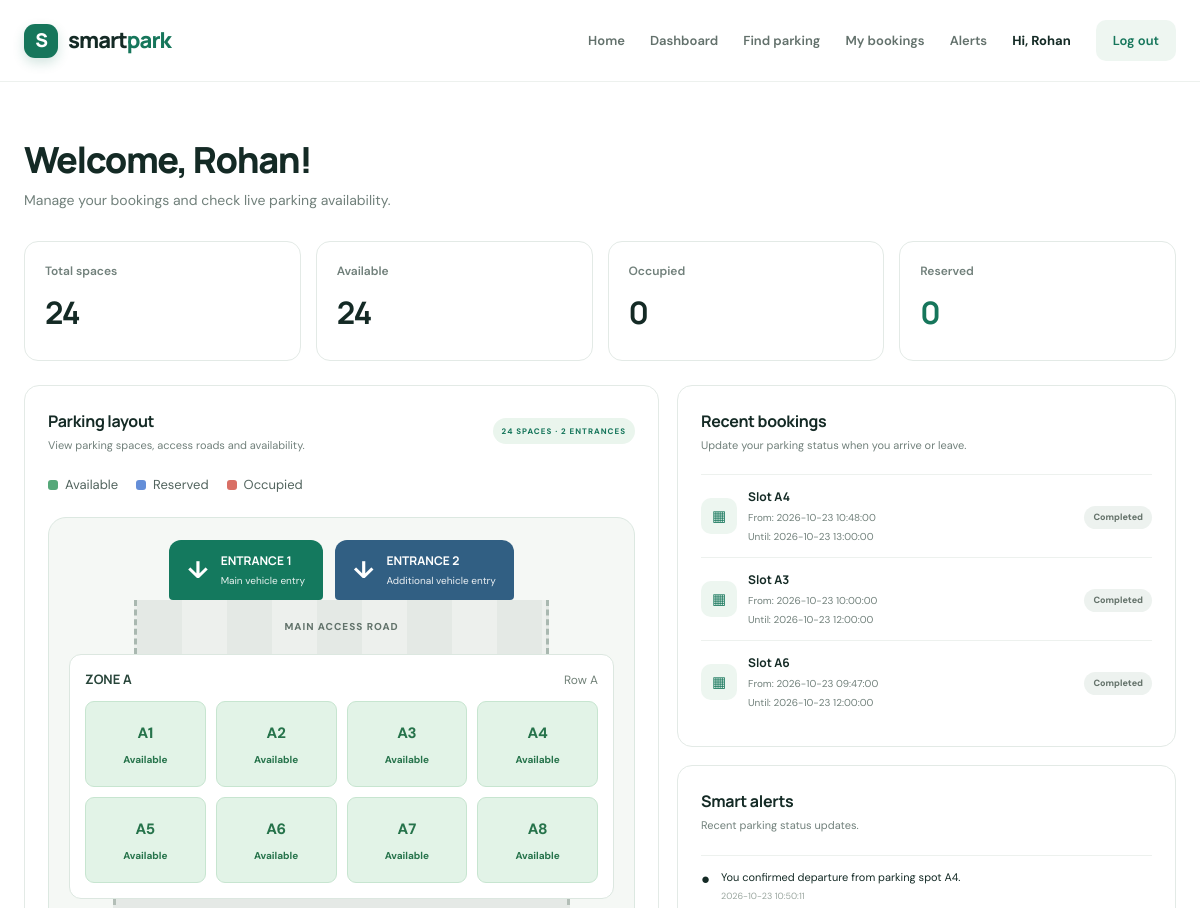
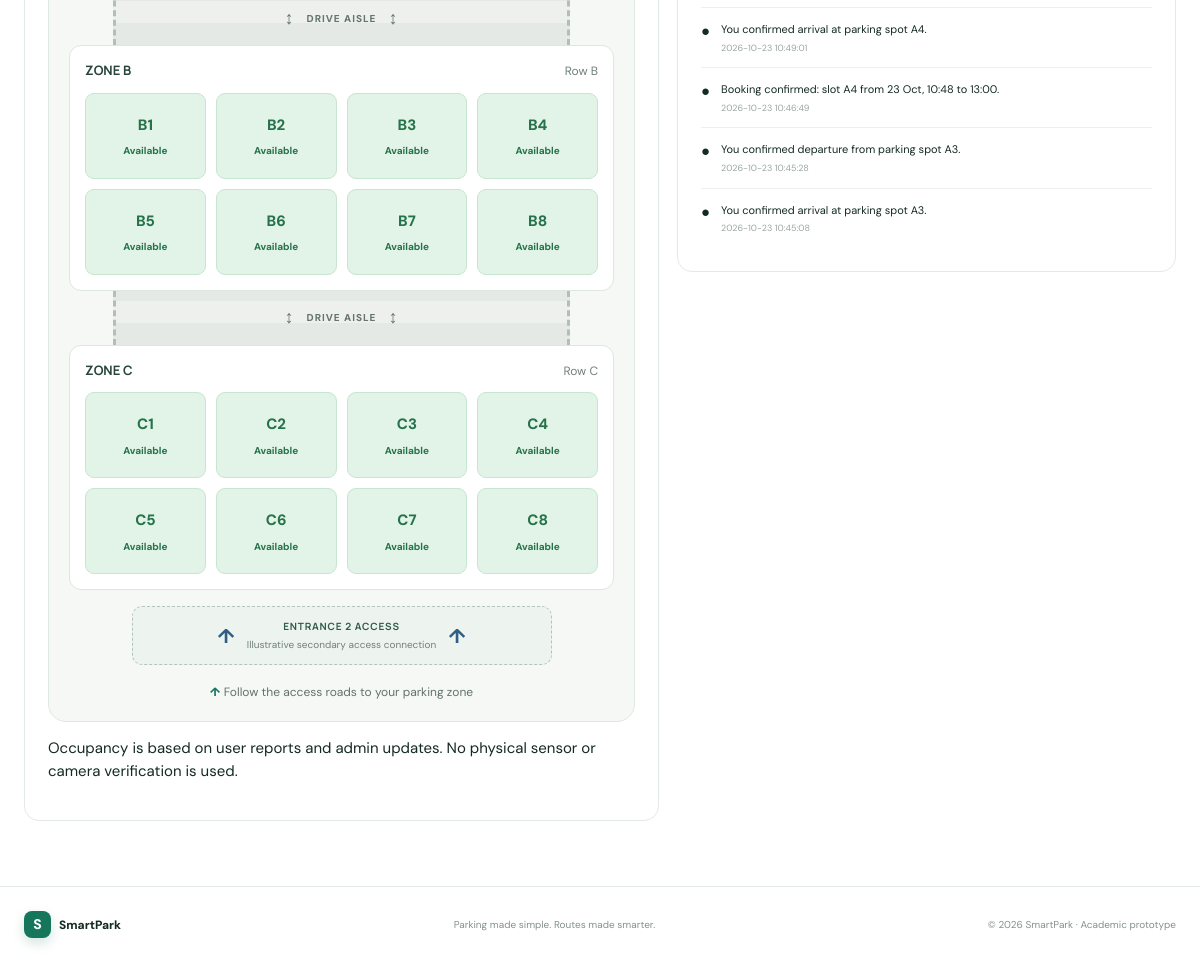
/dashboard (signed in), run on the app's committed database (2 pictures, top to bottom).
### tables this page shows
CREATE TABLE users (
      id INTEGER PRIMARY KEY AUTOINCREMENT,
      name TEXT NOT NULL,
      email TEXT UNIQUE COLLATE NOCASE,
      phone TEXT UNIQUE,
      password_hash TEXT NOT NULL,
      role TEXT NOT NULL DEFAULT 'user',
      created_at TEXT NOT NULL
    );

CREATE TABLE slots (
      id INTEGER PRIMARY KEY AUTOINCREMENT,
      label TEXT NOT NULL UNIQUE,
      row_name TEXT NOT NULL,
      node TEXT NOT NULL UNIQUE,
      size TEXT NOT NULL DEFAULT 'standard',
      accessible INTEGER NOT NULL DEFAULT 0,
      ev_charging INTEGER NOT NULL DEFAULT 0,
      base_status TEXT NOT NULL DEFAULT 'available'
    );

CREATE TABLE reservations (
      id INTEGER PRIMARY KEY AUTOINCREMENT,
      user_id INTEGER NOT NULL REFERENCES users(id),
      slot_id INTEGER NOT NULL REFERENCES slots(id),
      start_at TEXT NOT NULL,
      end_at TEXT NOT NULL,
      status TEXT NOT NULL DEFAULT 'confirmed',
      created_at TEXT NOT NULL
    , arrived INTEGER NOT NULL DEFAULT 0);

CREATE TABLE alerts (
      id INTEGER PRIMARY KEY AUTOINCREMENT,
      user_id INTEGER NOT NULL REFERENCES users(id),
      message TEXT NOT NULL,
      created_at TEXT NOT NULL,
      read INTEGER NOT NULL DEFAULT 0
    );

### app.py (the view)
@app.route('/dashboard')
@login_required
def dashboard():
    con = db()
    refresh_expiry_alerts(con, session['user_id'])
    data = stats(con)
    slots = all_slots(con)
    reservation_rows = con.execute("""
        SELECT r.*, s.label
        FROM reservations r
        JOIN slots s ON s.id = r.slot_id
        WHERE r.user_id = ?
        ORDER BY r.start_at DESC
        LIMIT 5
    """, (session['user_id'],)).fetchall()
    reservations = []
    for row in reservation_rows:
        item = dict(row)
        entrance_key = item.get('entrance') or 'ENTRANCE1'
        item['entrance_name'] = ENTRANCES.get(
            entrance_key, ENTRANCES['ENTRANCE1']
        )['name']
        item['queue_position'] = get_queue_position(con, item)
        reservations.append(item)
    alerts = con.execute("""
        SELECT * FROM alerts
        WHERE user_id = ?
        ORDER BY created_at DESC
        LIMIT 5
    """, (session['user_id'],)).fetchall()
    con.close()
    return render_template(
        'dashboard.html',
        stats=data,
        slots=slots,
        reservations=reservations,
        alerts=alerts
    )

### app.py (called while the page is built, shortened)
def db():
    conn = sqlite3.connect(DB_PATH)
    conn.row_factory = sqlite3.Row
    conn.execute('PRAGMA foreign_keys = ON')
    return conn

def now_text():
    return datetime.now().replace(microsecond=0).isoformat(sep=' ')

def login_required(fn):
    @wraps(fn)
    def wrapped(*args, **kwargs):
        if not session.get('user_id'):
            flash('Please log in to continue.', 'info')
            return redirect(url_for('login'))
        return fn(*args, **kwargs)
    return wrapped

def current_user():
    if not session.get('user_id'):
        return None
    con = db()
    user = con.execute("""
        SELECT id, name, email, phone, role
        FROM users WHERE id = ?
    """, (session['user_id'],)).fetchone()
    con.close()
    return user

def get_queue_position(con, reservation):
    if reservation['status'] != 'confirmed' or reservation['arrived']:
        return None

def slot_status(con, slot):
    if slot['base_status'] == 'occupied':
        return 'occupied'
    now = now_text()
    reservation = con.execute("""
        SELECT arrived
        FROM reservations
        WHERE slot_id = ?
          AND status = 'confirmed'
          AND end_at > ?
        ORDER BY start_at ASC
        LIMIT 1
    """, (slot['id'], now)).fetchone()
    if reservation and reservation['arrived']:
        return 'occupied'
    if reservation:
        return 'reserved'
    return 'available'

def all_slots(con):
    result = []
    rows = con.execute("""
        SELECT * FROM slots
        ORDER BY row_name, CAST(substr(label, 2) AS INTEGER)
    """)
    for slot in rows:
        item = dict(slot)
        item['status'] = slot_status(con, slot)
        result.append(item)
    return result

def stats(con):
    slots = all_slots(con)
    total = len(slots)
    occupied = sum(s['status'] == 'occupied' for s in slots)
    reserved = sum(s['status'] == 'reserved' for s in slots)
    available = sum(s['status'] == 'available' for s in slots)
    occupancy = round(occupied * 100 / total) if total else 0
    return {
        'total': total,
        'occupied': occupied,
        'reserved': reserved,
        'available': available,
        'occupancy': occupancy
    }

@app.context_processor
def inject_globals():
    return {
        'current_user': current_user(),
        'year': datetime.now().year
    }

### templates/dashboard.html (shortened to what this page needs)
{% extends 'base.html' %}
{% block content %}
<section class="page-head wrap">
    <div>
        <h1>Welcome, {{ current_user['name'].split()[0] }}!</h1>
        <p>Manage your bookings and check live parking availability.</p>
    </div>
</section>
<section class="metric-grid wrap">
    <div class="metric-card">
        <span>Total spaces</span>
        <strong>{{ stats.total }}</strong>
    </div>
    <div class="metric-card">
        <span>Available</span>
        <strong>{{ stats.available }}</strong>
    </div>
    <div class="metric-card">
        <span>Occupied</span>
        <strong>{{ stats.occupied }}</strong>
    </div>
    <div class="metric-card">
        <span>Reserved</span>
        <strong class="green-text">{{ stats.reserved }}</strong>
    </div>
</section>
<section class="content-grid wrap">
    <div class="panel parking-layout-panel">
        <div class="panel-heading">
            <div>
                <h2>Parking layout</h2>
                <p>View parking spaces, access roads and availability.</p>
            </div>
            <span class="step-pill">24 SPACES · 2 ENTRANCES</span>
        </div>
        <div class="parking-legend">
            <span><i class="legend-dot available-dot"></i> Available</span>
            <span><i class="legend-dot reserved-dot"></i> Reserved</span>
            <span><i class="legend-dot occupied-dot"></i> Occupied</span>
        </div>
        <div class="parking-site-map">
            <div class="entrance-pair">
                <div class="parking-entrance">
                    <span class="entrance-icon">↓</span>
                    <div>
                        <strong>ENTRANCE 1</strong>
                        <small>Main vehicle entry</small>
                    </div>
                </div>
                <div class="parking-entrance entrance-secondary">
                    <span class="entrance-icon">↓</span>
                    <div>
                        <strong>ENTRANCE 2</strong>
                        <small>Additional vehicle entry</small>
                    </div>
                </div>
            </div>
            <div class="main-driveway">
                <span>MAIN ACCESS ROAD</span>
            </div>
            <div class="parking-zone">
                <div class="zone-label">
                    <strong>ZONE A</strong>
                    <span>Row A</span>
                </div>
                <div class="parking-bays">
                    {% for slot in slots if slot['label'].startswith('A') %}
                    <div class="parking-bay status-{{ slot['status'] }}"
                         title="{{ slot['label'] }} — {{ slot['status'] }}">
                        <span class="bay-label">{{ slot['label'] }}</span>
                        <span class="bay-status">{{ slot['status']|capitalize }}</span>
                    </div>
                    {% endfor %}
                </div>
            </div>
            <div class="parking-road">
                <span>↕</span> DRIVE AISLE <span>↕</span>
            </div>
            <div class="parking-zone">
                <div class="zone-label">
                    <strong>ZONE B</strong>
                    <span>Row B</span>
                </div>
                <div class="parking-bays">
                    {% for slot in slots if slot['label'].startswith('B') %}
                    <div class="parking-bay status-{{ slot['status'] }}"
                         title="{{ slot['label'] }} — {{ slot['status'] }}">
                        <span class="bay-label">{{ slot['label'] }}</span>
                        <span class="bay-status">{{ slot['status']|capitalize }}</span>
                    </div>
                    {% endfor %}
                </div>
            </div>
            <div class="parking-road">
                <span>↕</span> DRIVE AISLE <span>↕</span>
            </div>
            <div class="parking-zone">
                <div class="zone-label">
                    <strong>ZONE C</strong>
                    <span>Row C</span>
                </div>
                <div class="parking-bays">
                    {% for slot in slots if slot['label'].startswith('C') %}
                    <div class="parking-bay status-{{ slot['status'] }}"
                         title="{{ slot['label'] }} — {{ slot['status'] }}">
                        <span class="bay-label">{{ slot['label'] }}</span>
                        <span class="bay-status">{{ slot['status']|capitalize }}</span>
                    </div>
                    {% endfor %}
                </div>
            </div>
            <div class="secondary-access">
                <span>↑</span>
                <div>
                    <strong>ENTRANCE 2 ACCESS</strong>
                    <small>Illustrative secondary access connection</small>
                </div>
                <span>↑</span>
            </div>
            <div class="map-footer">
                <span>↑</span> Follow the access roads to your parking zone
            </div>
        </div>
        <p class="map-note">
            Occupancy is based on user reports and admin updates.
            No physical sensor or camera verification is used.
        </p>
    </div>
    <div class="side-stack">
        <div class="panel">
            <div class="panel-heading">
                <div>
                    <h2>Recent bookings</h2>
                    <p>Update your parking status when you arrive or leave.</p>
                </div>
            </div>
            {% if reservations %}
            <div class="booking-list">
                {% for r in reservations %}
                <div class="booking-item">
                    <div class="booking-symbol">▦</div>
                    <div class="booking-detail">
                        <strong>Slot {{ r['label'] }}</strong>
                        <span>From: {{ r['start_at'] }}</span>
                        <span>Until: {{ r['end_at'] }}</span>
                    </div>
                    <div class="booking-actions">
                        {% if r['arrived'] and r['status'] == 'confirmed' %}
                        <span class="status-chip occupied">Occupied</span>
                        {% else %}
                        <span class="status-chip {{ r['status'] }}">
                            {{ r['status']|title }}
                        </span>
                        {% endif %}
                    </div>
                </div>
                {% endfor %}
            </div>
            {% else %}
            <div class="empty-state">
                <h3>No bookings yet</h3>
                <p>Your parking reservations will appear here.</p>
            </div>
            {% endif %}
        </div>
        <div class="panel">
            <div class="panel-heading">
                <div>
                    <h2>Smart alerts</h2>
                    <p>Recent parking status updates.</p>
                </div>
            </div>
            {% if alerts %}
            <div class="alert-list">
                {% for alert in alerts %}
                <div class="alert-item">
                    <span class="alert-icon">●</span>
                    <div>
                        <p>{{ alert['message'] }}</p>
                        <small>{{ alert['created_at'] }}</small>
                    </div>
                </div>
                {% endfor %}
            </div>
            {% else %}
            <div class="empty-state">
                <p>No alerts yet.</p>
            </div>
            {% endif %}
        </div>
    </div>
</section>
{% endblock %}

### templates/base.html (shortened to what this page needs)
<!doctype html>
<html lang="en">
<head>
    <link rel="stylesheet"
          href="{{ url_for('static', filename='style.css') }}">
</head>
<body>
    <header class="topbar">
        <a class="brand" href="{{ url_for('index') }}">
            <span class="brand-mark">S</span>
            <span>smart<span class="brand-accent">park</span></span>
        </a>
        <nav>
            <a href="{{ url_for('index') }}">Home</a>
            {% if current_user %}
                <a href="{{ url_for('dashboard') }}">Dashboard</a>
                <a href="{{ url_for('book') }}">Find parking</a>
                <a href="{{ url_for('reservations') }}">My bookings</a>
                <a href="{{ url_for('alerts') }}">Alerts</a>
                <span class="nav-user">
                    Hi, {{ current_user['name'].split()[0] }}
                </span>
                <a class="nav-cta subtle-cta"
                   href="{{ url_for('logout') }}">
                    Log out
                </a>
            {% else %}
                <a href="{{ url_for('login') }}">Log in</a>
                <a class="nav-cta" href="{{ url_for('register') }}">
                    Create account <span>↗</span>
                </a>
            {% endif %}
        </nav>
    </header>
    <main>
        {% block content %}{% endblock %}
    </main>
    <footer>
        <div class="footer-brand">
            <span class="brand-mark small">S</span>
            SmartPark
        </div>
        <span>Parking made simple. Routes made smarter.</span>
        <span>© {{ year }} SmartPark · Academic prototype</span>
    </footer>
</body>
</html>

### data on the page
users: name "Rohan"
slots: label "A1", status "Available"
slots: label "A2", status "Available"
slots: label "A3", status "Available"
slots: label "A4", status "Available"
slots: label "A5", status "Available"
slots: label "A6", status "Available"
slots: label "A7", status "Available"
slots: label "A8", status "Available"
slots: label "B1", status "Available"
slots: label "B2", status "Available"
slots: label "B3", status "Available"
slots: label "B4", status "Available"
slots: label "B5", status "Available"
slots: label "B6", status "Available"
slots: label "B7", status "Available"
slots: label "B8", status "Available"
slots: label "C1", status "Available"
slots: label "C2", status "Available"
slots: label "C3", status "Available"
slots: label "C4", status "Available"
slots: label "C5", status "Available"
slots: label "C6", status "Available"
slots: label "C7", status "Available"
slots: label "C8", status "Available"
reservations: label "A4", start_at "2026-10-23 10:48:00", end_at "2026-10-23 13:00:00", status "Completed"
reservations: label "A3", start_at "2026-10-23 10:00:00", end_at "2026-10-23 12:00:00", status "Completed"
reservations: label "A6", start_at "2026-10-23 09:47:00", end_at "2026-10-23 12:00:00", status "Completed"
alerts: message "You confirmed departure from parking spot A4.", created_at "2026-10-23 10:50:11"
alerts: message "You confirmed arrival at parking spot A4.", created_at "2026-10-23 10:49:01"
alerts: message "Booking confirmed: slot A4 from 23 Oct, 10:48 to 13:00.", created_at "2026-10-23 10:46:49"
alerts: message "You confirmed departure from parking spot A3.", created_at "2026-10-23 10:45:28"
alerts: message "You confirmed arrival at parking spot A3.", created_at "2026-10-23 10:45:08"

### other printed values
{{ stats.total }} "24"
{{ stats.available }} "24"
{{ stats.occupied }} "0"
{{ stats.reserved }} "0"
